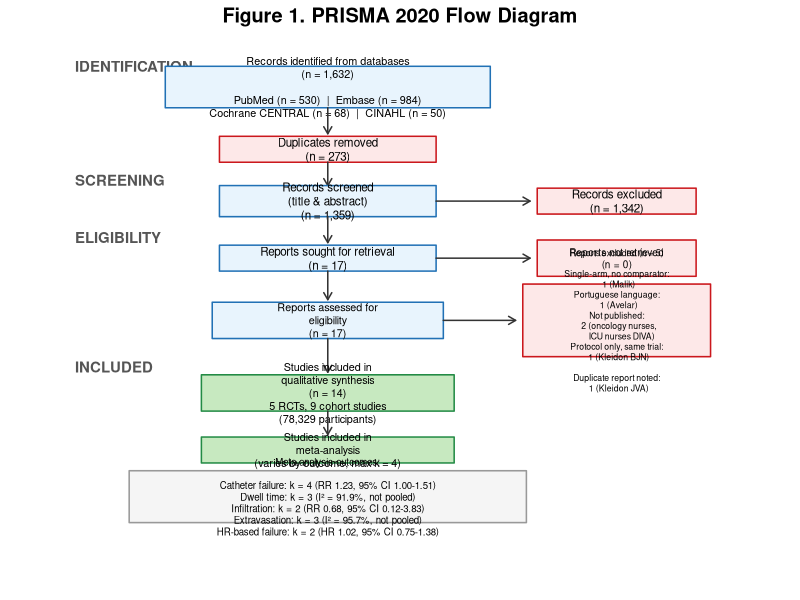

Here is the R script that generated this plot:
#!/usr/bin/env Rscript
# PRISMA 2020 Flow Diagram — base R graphics

draw_box <- function(x, y, w, h, label, fill = "#E8F4FD", border = "#2171B5", cex = 0.7) {
  rect(x - w/2, y - h/2, x + w/2, y + h/2, col = fill, border = border, lwd = 1.5)
  text(x, y, label, cex = cex)
}

draw_arrow <- function(x1, y1, x2, y2) {
  arrows(x1, y1, x2, y2, length = 0.08, lwd = 1.5, col = "#333333")
}

pdf("output/prisma_flowchart.pdf", width = 11, height = 14)

par(mar = c(0.5, 0.5, 1.5, 0.5))
plot(NULL, xlim = c(0, 100), ylim = c(0, 100), axes = FALSE, xlab = "", ylab = "",
     main = "Figure 1. PRISMA 2020 Flow Diagram", cex.main = 1.2, font.main = 2)

# ===== IDENTIFICATION =====
text(5, 97, "IDENTIFICATION", adj = 0, font = 2, cex = 0.9, col = "#555555")

draw_box(40, 93, 45, 8,
         "Records identified from databases\n(n = 1,632)\n\nPubMed (n = 530)  |  Embase (n = 984)\nCochrane CENTRAL (n = 68)  |  CINAHL (n = 50)",
         fill = "#E8F4FD", cex = 0.65)

# ===== DUPLICATES =====
draw_arrow(40, 89, 40, 84)

draw_box(40, 81, 30, 5,
         "Duplicates removed\n(n = 273)",
         fill = "#FDE8E8", border = "#CB181D", cex = 0.7)

# ===== SCREENING =====
draw_arrow(40, 78.5, 40, 74)

text(5, 75, "SCREENING", adj = 0, font = 2, cex = 0.9, col = "#555555")

draw_box(40, 71, 30, 6,
         "Records screened\n(title & abstract)\n(n = 1,359)",
         fill = "#E8F4FD", cex = 0.7)

draw_arrow(55, 71, 68, 71)

draw_box(80, 71, 22, 5,
         "Records excluded\n(n = 1,342)",
         fill = "#FDE8E8", border = "#CB181D", cex = 0.7)

# ===== FULL-TEXT RETRIEVAL =====
draw_arrow(40, 68, 40, 63)

text(5, 64, "ELIGIBILITY", adj = 0, font = 2, cex = 0.9, col = "#555555")

draw_box(40, 60, 30, 5,
         "Reports sought for retrieval\n(n = 17)",
         fill = "#E8F4FD", cex = 0.7)

draw_arrow(55, 60, 68, 60)

draw_box(80, 60, 22, 7,
         "Reports not retrieved\n(n = 0)",
         fill = "#FDE8E8", border = "#CB181D", cex = 0.6)

# ===== FULL-TEXT ASSESSMENT =====
draw_arrow(40, 57.5, 40, 52)

draw_box(40, 48, 32, 7,
         "Reports assessed for\neligibility\n(n = 17)",
         fill = "#E8F4FD", cex = 0.65)

draw_arrow(56, 48, 66, 48)

draw_box(80, 48, 26, 14,
         "Reports excluded (n = 5)\n\nSingle-arm, no comparator:\n  1 (Malik)\nPortuguese language:\n  1 (Avelar)\nNot published:\n  2 (oncology nurses,\n     ICU nurses DIVA)\nProtocol only, same trial:\n  1 (Kleidon BJN)\n\nDuplicate report noted:\n  1 (Kleidon JVA)",
         fill = "#FDE8E8", border = "#CB181D", cex = 0.52)

# ===== INCLUDED =====
draw_arrow(40, 44.5, 40, 38)

text(5, 39, "INCLUDED", adj = 0, font = 2, cex = 0.9, col = "#555555")

draw_box(40, 34, 35, 7,
         "Studies included in\nqualitative synthesis\n(n = 14)\n5 RCTs, 9 cohort studies\n(78,329 participants)",
         fill = "#C7E9C0", border = "#238B45", cex = 0.65)

draw_arrow(40, 30.5, 40, 26)

draw_box(40, 23, 35, 5,
         "Studies included in\nmeta-analysis\n(varies by outcome, max k = 4)",
         fill = "#C7E9C0", border = "#238B45", cex = 0.65)

# ===== DETAIL BOX =====
draw_box(40, 14, 55, 10,
         "Meta-analysis outcomes:\n\nCatheter failure: k = 4 (RR 1.23, 95% CI 1.00-1.51)\nDwell time: k = 3 (I\u00b2 = 91.9%, not pooled)\nInfiltration: k = 2 (RR 0.68, 95% CI 0.12-3.83)\nExtravasation: k = 3 (I\u00b2 = 95.7%, not pooled)\nHR-based failure: k = 2 (HR 1.02, 95% CI 0.75-1.38)",
         fill = "#F5F5F5", border = "#999999", cex = 0.58)

dev.off()

cat("PRISMA flow diagram saved: output/prisma_flowchart.pdf\n")
